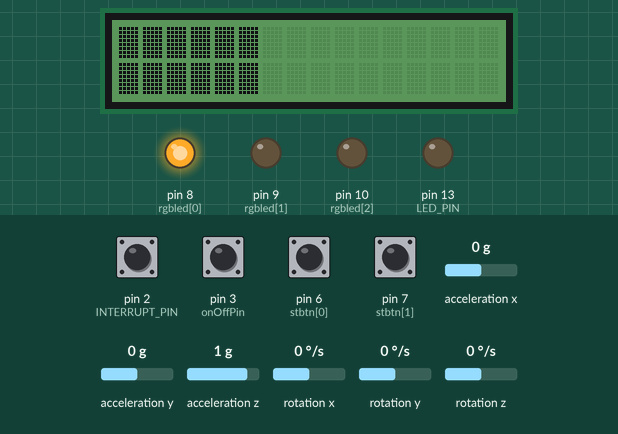
Simulated run of this sketch. Board: Arduino Uno, built with avr-gcc and run on an emulated ATmega328P. Parts: 16×2 character LCD, output pins drawn as LEDs (lit = HIGH). The inputs (shaded band) are chosen by the test bench; at power-on: pin 3 (onOffPin) HIGH, pin 2 (INTERRUPT_PIN), pin 6 (stbtn[0]), pin 7 (stbtn[1]) LOW, acceleration x 0 g, acceleration y 0 g, acceleration z 1 g, rotation x 0 °/s, rotation y 0 °/s, rotation z 0 °/s. The sensor or clock chip raises its interrupt line as the real part does; what the sketch prints to the serial monitor is not drawn.

Above: at 1.3 s.
1.4 s: pin 3 (onOffPin) pulled LOW for 0.15 s
At 1.49 s:
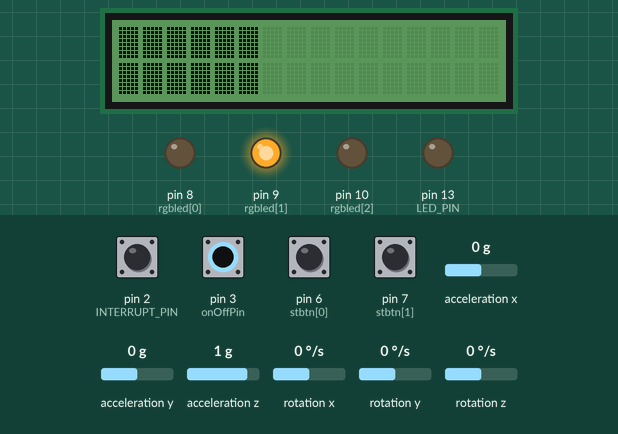
At 2.2 s:
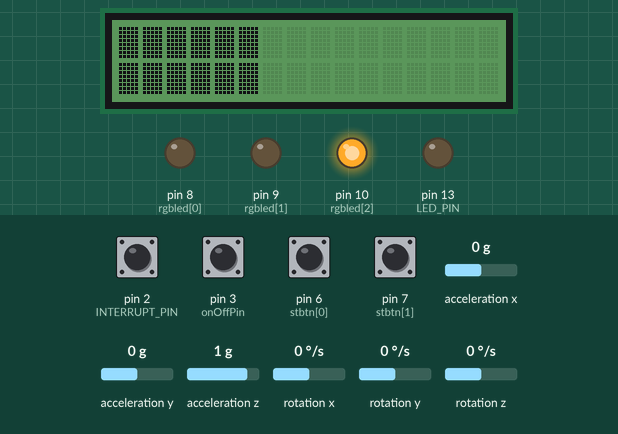
Timing chart, 0 to 4.4 s (numbered marks = the images above; inputs shaded):
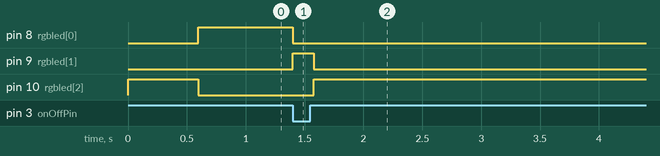

The sketch:

InnoHackContoller.ino
```cpp
#include "I2Cdev.h"
#include "MPU6050_6Axis_MotionApps20.h"
#include "math.h"
#include "rgb_lcd.h"
#include <Arduino.h>
#include <TM1637Display.h>


MPU6050 mpu;
#define INTERRUPT_PIN 2  // use pin 2 on Arduino Uno & most boards
#define LED_PIN 13 // (Arduino is 13, Teensy is 11, Teensy++ is 6)
bool blinkState = false;
// MPU control/status vars
bool dmpReady = false;  // set true if DMP init was successful
uint8_t mpuIntStatus;   // holds actual interrupt status byte from MPU
uint8_t devStatus;      // return status after each device operation (0 = success, !0 = error)
uint16_t packetSize;    // expected DMP packet size (default is 42 bytes)
uint16_t fifoCount;     // count of all bytes currently in FIFO
uint8_t fifoBuffer[64]; // FIFO storage buffer

Quaternion q;           // [w, x, y, z]         quaternion container
VectorFloat gravity;    // [x, y, z]            gravity vector
float ypr[3];           // [yaw, pitch, roll]   yaw/pitch/roll container and gravity vector

volatile bool mpuInterrupt = false;     // indicates whether MPU interrupt pin has gone high
void dmpDataReady() {
    mpuInterrupt = true;
}

byte onOffPin=3;

// Module connection pins (Digital Pins)
#define CLK 5
#define DIO 4
TM1637Display display(CLK, DIO);
const byte minus_seg[1]={SEG_G};
void drawGas(byte gas,bool reverse){
  display.clear();
  display.showNumberDec(gas, true,3,1);
  if(reverse){
    display.setSegments(minus_seg,1,0);
  }
}
rgb_lcd lcd;
byte black_square[8] = {
    0b11111,
    0b11111,
    0b11111,
    0b11111,
    0b11111,
    0b11111,
    0b11111,
    0b11111
};
void setlcdlevel(byte level){
  lcd.clear();
  for(byte i=0;i<level;i++){
    lcd.setCursor(i,0);
    lcd.write((unsigned char)0);
    lcd.setCursor(i,1);
    lcd.write((unsigned char)0);
  }
}
byte red_ind[3]={240,20,20};
byte green_ind[3]={40,120,40};
// BGR
byte rgbled[3]={8,9,10};
//steering buttons
byte stbtn[2]={6,7};
byte stval=5;

int angle=0;
String data;
bool isFuelLow=true;
byte fuelLevel=0;
unsigned long del=0;
unsigned long update_delay=35;//ms


void setup() {
  for(byte i=0;i<3;i++)
    pinMode(rgbled[i],OUTPUT);
  digitalWrite(rgbled[2],HIGH);


  Serial.begin(115200);

  lcd.begin(16, 2);
  lcd.createChar(0, black_square);
  setlcdlevel(6);
  lcd.setRGB(40, 120, 40);


  display.setBrightness(0x0f);
  //add reverse read before;
  //drawGas(100,false);

  pinMode(LED_PIN, OUTPUT);
  pinMode(onOffPin, INPUT_PULLUP);

  Wire.begin();
  Wire.setClock(400000);
  //Serial.println(F("Initializing I2C devices..."));
  mpu.initialize();
  pinMode(INTERRUPT_PIN, INPUT);

  // verify connection
  //Serial.println(F("Testing device connections..."));
  Serial.println(mpu.testConnection() ? F("MPU6050 connection successful") : F("MPU6050 connection failed"));

  // load and configure the DMP
  //Serial.println(F("Initializing DMP..."));
  devStatus = mpu.dmpInitialize();

  // supply your own gyro offsets here, scaled for min sensitivity
  mpu.setXGyroOffset(220);
  mpu.setYGyroOffset(76);
  mpu.setZGyroOffset(-85);
  mpu.setZAccelOffset(1788); // 1688 factory default for my test chip

  // make sure it worked (returns 0 if so)
  if (devStatus == 0) {
      // Calibration Time: generate offsets and calibrate our MPU6050
      mpu.CalibrateAccel(6);
      mpu.CalibrateGyro(6);
      mpu.PrintActiveOffsets();
      // turn on the DMP, now that it's ready
      //Serial.println(F("Enabling DMP..."));
      mpu.setDMPEnabled(true);

      // enable Arduino interrupt detection
      /*Serial.print(F("Enabling interrupt detection (Arduino external interrupt "));
      Serial.print(digitalPinToInterrupt(INTERRUPT_PIN));
      Serial.println(F(")..."));*/
      attachInterrupt(digitalPinToInterrupt(INTERRUPT_PIN), dmpDataReady, RISING);
      mpuIntStatus = mpu.getIntStatus();

      // set our DMP Ready flag so the main loop() function knows it's okay to use it
      //Serial.println(F("DMP ready! Waiting for first interrupt..."));
      dmpReady = true;

      // get expected DMP packet size for later comparison
      packetSize = mpu.dmpGetFIFOPacketSize();
  } else {
      // ERROR!
      // 1 = initial memory load failed
      // 2 = DMP configuration updates failed
      // (if it's going to break, usually the code will be 1)
      Serial.print(F("DMP Initialization failed (code "));
      Serial.print(devStatus);
      Serial.println(F(")"));
  }
  Serial.println("WAIT FOR START");
  digitalWrite(rgbled[2],LOW);
  digitalWrite(rgbled[0],HIGH);
  while(digitalRead(onOffPin)==LOW){}
  while(digitalRead(onOffPin)==HIGH){
   if((millis()-del)>update_delay){
    Serial.println("e:0");
    del=millis();
   }
  }
  digitalWrite(rgbled[0],LOW);
  digitalWrite(rgbled[1],HIGH);

  Serial.println("e:1");
}

void loop() {
    if (!dmpReady) return;

    // wait for MPU interrupt or extra packet(s) available
    while (!mpuInterrupt && fifoCount < packetSize) {
        if (mpuInterrupt && fifoCount < packetSize) {
          // try to get out of the infinite loop
          fifoCount = mpu.getFIFOCount();
        }
        //other program here
        //Serial.println();

        //add reverse read

        //add enable read

        //gas angle management
        angle=int(round(ypr[0] * 180/M_PI));
        angle=constrain(angle,-65,-5);
        angle=map(angle,-65,-5,0,100);
        //drawGas(angle,false);

        //reading management
        if(Serial.available()>0){
          data=Serial.readStringUntil("\n");
          String type=data.substring(0,2);
          String value=data.substring(2);
          int number=value.toInt();
          if(type.charAt(0)=='f'){
             //fuel management
             if(number<5){
              isFuelLow=true;
              lcd.setRGB(red_ind[0], red_ind[1], red_ind[2]);
             }
             else if(number>=5){
              isFuelLow=false;
              lcd.setRGB(green_ind[0], green_ind[1], green_ind[2]);
             }
             fuelLevel=byte(number);
             setlcdlevel(fuelLevel);
             //add lcd segment
          }
        }
        if((millis()-del)>update_delay){
          Serial.print("g:");
          Serial.println(angle);
          if(digitalRead(onOffPin)==HIGH){
            Serial.println("e:0");
            digitalWrite(rgbled[2],HIGH);
            digitalWrite(rgbled[1],LOW);
            while(digitalRead(onOffPin)==HIGH){}
            Serial.println("e:1");
            digitalWrite(rgbled[1],HIGH);
            digitalWrite(rgbled[2],LOW);
          }
          int sum=digitalRead(stbtn[1])-digitalRead(stbtn[0]);
          if(sum!=0)
            stval=constrain(stval+(5*sum),0,10);
          else
            stval=5;
          Serial.print("s:");
          Serial.println(stval);
          del=millis();
        }
    }

    // reset interrupt flag and get INT_STATUS byte
    mpuInterrupt = false;
    mpuIntStatus = mpu.getIntStatus();

    // get current FIFO count
    fifoCount = mpu.getFIFOCount();
    if(fifoCount < packetSize){
            //Lets go back and wait for another interrupt. We shouldn't be here, we got an interrupt from another event
        // This is blocking so don't do it   while (fifoCount < packetSize) fifoCount = mpu.getFIFOCount();
    }
    // check for overflow (this should never happen unless our code is too inefficient)
    else if ((mpuIntStatus & _BV(MPU6050_INTERRUPT_FIFO_OFLOW_BIT)) || fifoCount >= 1024) {
        // reset so we can continue cleanly
        mpu.resetFIFO();
      //  fifoCount = mpu.getFIFOCount();  // will be zero after reset no need to ask
        Serial.println(F("FIFO overflow!"));

    // otherwise, check for DMP data ready interrupt (this should happen frequently)
    } else if (mpuIntStatus & _BV(MPU6050_INTERRUPT_DMP_INT_BIT)) {
          // read a packet from FIFO
      while(fifoCount >= packetSize){ // Lets catch up to NOW, someone is using the dreaded delay()!
        mpu.getFIFOBytes(fifoBuffer, packetSize);
        // track FIFO count here in case there is > 1 packet available
        // (this lets us immediately read more without waiting for an interrupt)
        fifoCount -= packetSize;
      }
      // display Euler angles in degrees
      mpu.dmpGetQuaternion(&q, fifoBuffer);
      mpu.dmpGetGravity(&gravity, &q);
      mpu.dmpGetYawPitchRoll(ypr, &q, &gravity);
//      Serial.print("ypr\t");
//      Serial.print(ypr[0] * 180/M_PI);
//      Serial.print("\t");
//      Serial.print(ypr[1] * 180/M_PI);
//      Serial.print("\t");
//      Serial.println(ypr[2] * 180/M_PI);
    }
}
```

Measured:
- after the input at 1.4 s, pin 8 (rgbled[0]): HIGH → LOW at once; pin 9 (rgbled[1]): LOW → HIGH at once, → LOW 0.18 s later; pin 10 (rgbled[2]): LOW → HIGH after 0.18 s
